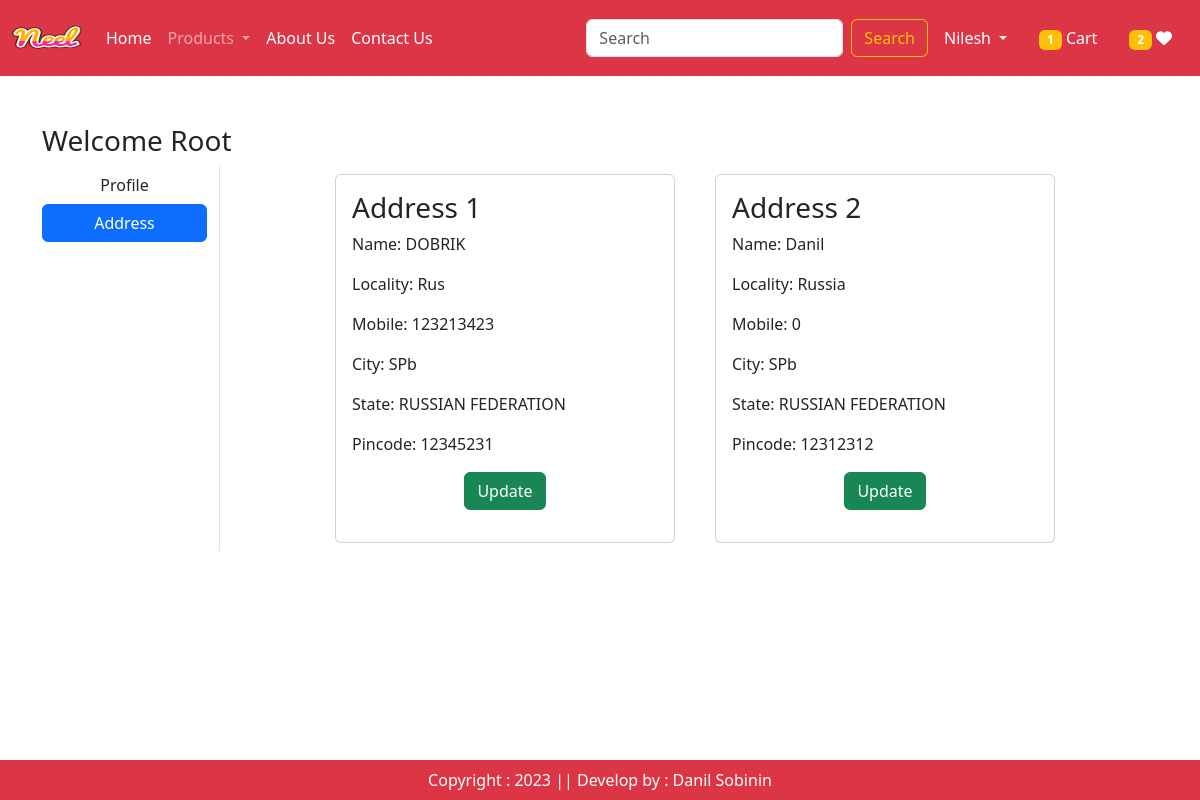
The page /address/ (signed in) on the database its author committed.
### app/models.py (models this page shows, shortened)
class Customer(models.Model):
    user = models.ForeignKey(User, on_delete=models.CASCADE)
    name = models.CharField(max_length=200)
    locality = models.CharField(max_length=200)
    city = models.CharField(max_length=50)
    mobile = models.IntegerField(default=0)
    zipcode = models.IntegerField()
    state = models.CharField(choices=STATE_CHOICES, max_length=100)

### app/views.py (the view)
# urls.py: path('address/', views.address, name='address'),
@login_required
def address(request):
    add = Customer.objects.filter(user=request.user)
    totalitem = 0
    wishitem = 0
    if request.user.is_authenticated:
        totalitem = len(Cart.objects.filter(user=request.user))
        wishitem = len(Wishlist.objects.filter(user=request.user))
    return render(request, 'app/address.html', locals())

### app/templates/app/address.html (shortened to what this page needs)
{% extends 'app/base.html' %}
{% load static %}
{% block main-content %}
    <div class="container my-5">
        <div class="row">
            <h3> Welcome <span class="text-capitalize"> {{ request.user }} </span></h3>
            <div class="col-sm-2 border-end">
                <ul class="list-unstyled">
                    <li class="d-grid"><a href="{% url 'profile' %}" class="btn"> Profile </a></li>
                    <li class="d-grid"><a href="{% url 'address' %}" class="btn btn-primary"> Address </a></li>
                </ul>
            </div>
            <div class="col-sm-8 offset-sm-1">
                <div class="row">
                    {% for ad in add %}
                        <div class="col-sm-6">
                            <div class="card m-2">
                                <div class="card-body">
                                    <h3> Address {{ forloop.counter }} </h3>
                                    <p> Name: {{ ad.name }} </p>
                                    <p> Locality: {{ ad.locality }} </p>
                                    <p> Mobile: {{ ad.mobile }} </p>
                                    <p> City: {{ ad.city }} </p>
                                    <p> State: {{ ad.state }} </p>
                                    <p> Pincode: {{ ad.zipcode }} </p>
                                    <p class="text-center"><a href="{% url 'updateAddress' pk=ad.id %}" type="button"
                                                              class="btn btn-success"> Update </a></p>
                                </div>
                            </div>
                        </div>
                    {% endfor %}
                </div>
            </div>
        </div>
    </div>
{% endblock main-content %}

### rows shown on the page
Customer: name "DOBRIK", locality "Rus", mobile "123213423", city "SPb", state "RUSSIAN FEDERATION", zipcode "12345231"
Customer: name "Danil", locality "Russia", mobile "0", city "SPb", state "RUSSIAN FEDERATION", zipcode "12312312"

### other values the page prints
{{ totalitem }} "1"
{{ wishitem }} "2"
{{ request.user }} "Root"
